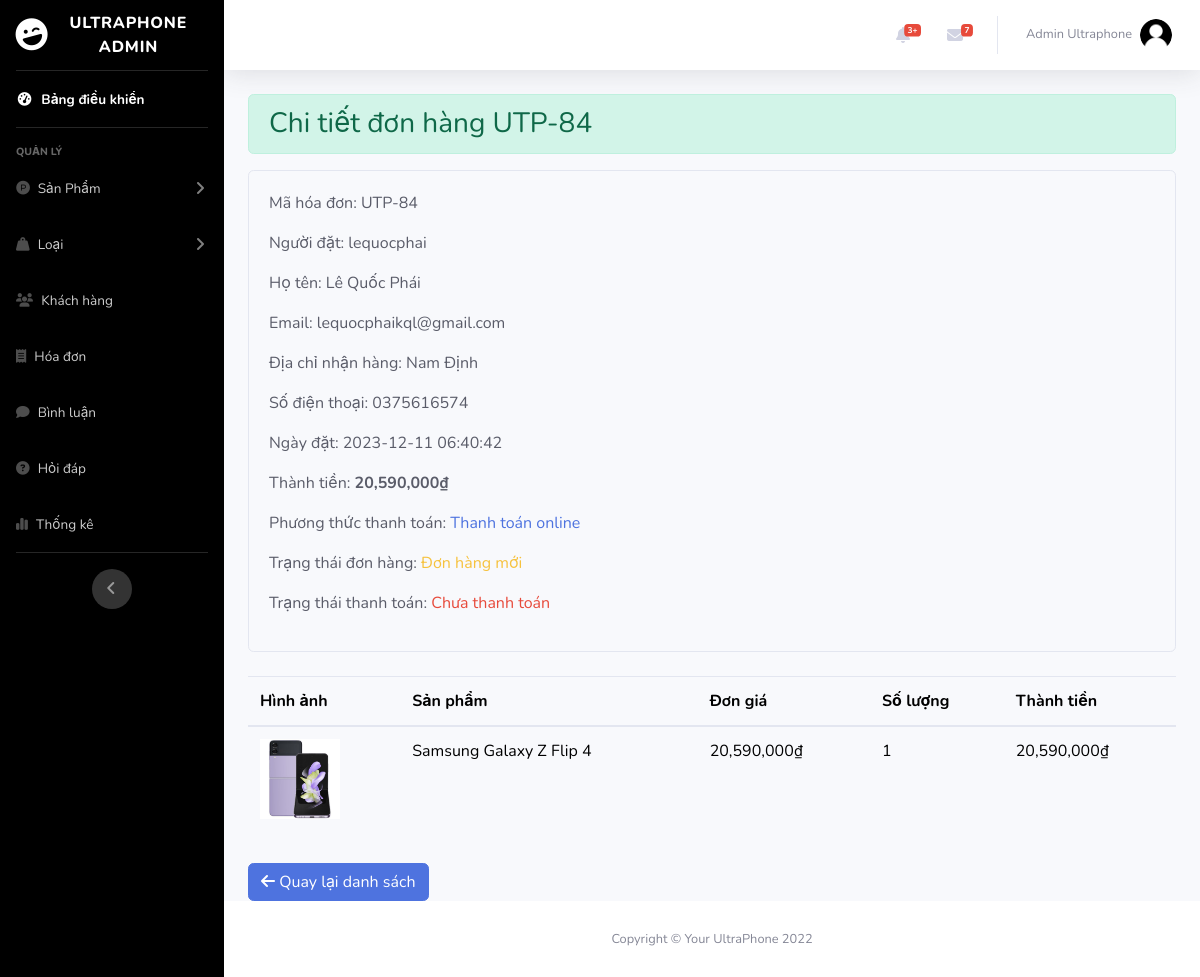
Page /admin/index.php?act=billdetail&idbill=84 (signed in) on the committed database.
### tables this page shows
CREATE TABLE `bill` (
  `id_bill` int(11) NOT NULL,
  `bill_code` varchar(255) DEFAULT NULL,
  `id_user` int(11) NOT NULL,
  `id_pro` int(11) NOT NULL,
  `user_name` varchar(255) NOT NULL,
  `name_pro` varchar(255) NOT NULL,
  `full_name` varchar(55) NOT NULL,
  `address` varchar(255) NOT NULL,
  `phone` int(25) NOT NULL,
  `email` varchar(255) NOT NULL,
  `payment` tinyint(1) NOT NULL DEFAULT 1 COMMENT '1.Thanh toán khi nhận hàng 2.Chuyển khoản ngân hàng 3.Thanh toán online',
  `order_date` datetime NOT NULL,
  `total_amount` int(10) NOT NULL,
  `status` tinyint(4) NOT NULL COMMENT '0.Đơn hàng mới \r\n1.Đang xử lý\r\n2.Đang giao hàng\r\n3.Đã giao hàng',
  `status_pay` varchar(11) NOT NULL DEFAULT '0'
);

CREATE TABLE `cart` (
  `id` int(11) NOT NULL,
  `id_user` int(11) NOT NULL,
  `user_name` varchar(50) NOT NULL,
  `id_pro` int(11) NOT NULL,
  `img_pro` varchar(255) NOT NULL,
  `name_pro` varchar(255) NOT NULL,
  `price_pro` int(10) NOT NULL,
  `quantity` int(11) NOT NULL,
  `total_amount` int(10) NOT NULL,
  `id_bill` int(11) NOT NULL
);

### admin/controller/controller.php (called while the page is built)
<?php
function render($path, $data = [])
{
    extract($data);
    $view = "view/" . $path . ".php";
    include_once $view;
}

### admin/model/pdo.php (called while the page is built, shortened)
<?php
function pdo_get_connection(){
    $dburl = "mysql:host=127.0.0.1;dbname=ultraphone;charset=utf8";
    $username = 'root';
    $password = '';
    $conn = new PDO($dburl, $username, $password);
    $conn->setAttribute(PDO::ATTR_ERRMODE, PDO::ERRMODE_EXCEPTION);
    return $conn;
}
function pdo_query($sql){
    $sql_args = array_slice(func_get_args(), 1);
    try{
        $conn = pdo_get_connection();
        $stmt = $conn->prepare($sql);
        $stmt->execute($sql_args);
        $rows = $stmt->fetchAll();
        return $rows;
    }
    catch(PDOException $e){
        throw $e;
    }
    finally{
        unset($conn);
    }
}
function pdo_query_one($sql){
    $sql_args = array_slice(func_get_args(), 1);
    try{
        $conn = pdo_get_connection();
        $stmt = $conn->prepare($sql);
        $stmt->execute($sql_args);
        $row = $stmt->fetch(PDO::FETCH_ASSOC);
        return $row;
    }
    catch(PDOException $e){
        throw $e;
    }
    finally{
        unset($conn);
    }
}

### admin/model/hoadon.php (called while the page is built, shortened)
<?php
function loadone_bill($idbill) {
    $sql = "SELECT * FROM bill WHERE id_bill =".$idbill;
    $one_bill = pdo_query_one($sql);
    return $one_bill;
}
function load_cart_all($idbill) {
    $sql = "SELECT * FROM `cart` WHERE id_bill=".$idbill;
    $ab = pdo_query($sql);
    return $ab;
}
?>

### admin/view/billdetail.php (the view, shortened to what this page needs)
<?php include_once "header.php" ?>
<?php
if (is_array($one_bill)) {
    extract($one_bill);
}
?>
<body id="page-top">
    <div id="wrapper">
        <?php include_once "nav.php" ?>
        <div class="container-fluid">
            <div>
                <h3 class="alert alert-success">Chi tiết đơn hàng UTP-<?= $id_bill ?></h3>
            </div>
            <div class="card bg-light text-dark mb-4 mt-3">
                <div class="card-body">
                    <p>Mã hóa đơn: UTP-<?= $id_bill ?>
                    </p>
                    <p>Người đặt: <span class="fw-bold">
                            <?= $user_name ?>
                        </span></p>
                    <p>Họ tên: <?= $full_name ?>
                    </p>
                    <p>Email: <?= $email ?></p>
                    <p>Địa chỉ nhận hàng: <?= $address ?>
                    </p>
                    <p>Số điện thoại: 0<?= $phone ?></p>
                    <p>Ngày đặt: <?= $order_date ?>
                    </p>
                    <p>Thành tiền: <span class="text-dark font-weight-bold">
                            <?= number_format($total_amount) ?>₫
                        </span></p>
                    <p>Phương thức thanh toán:
                        <span class="text-primary fw-bold"> <?php if ($payment == 1) {
                                                                echo "Thanh toán khi nhận hàng";
                                                            } else if ($payment == 2) {
                                                                echo "Chuyển khoản ngân hàng";
                                                            } else if ($payment == 3) {
                                                                echo "Thanh toán online";
                                                            } else {
                                                                echo "Không tìm thấy phương thức thanh toán";
                                                            } ?></span>
                    </p>
                    <p>Trạng thái đơn hàng: <span class="text-warning fw-bold"><?php if ($status == 0) {
                                                                            echo "Đơn hàng mới";
                                                                        } else if ($status == 1) {
                                                                            echo "Đang xử lý";
                                                                        } else if ($status == 2) {
                                                                            echo "Đang giao hàng";
                                                                        } else if ($status == 3) {
                                                                            echo "Đã giao hàng";
                                                                        }
                                                                         ?>
                        </span>
                    </p>
                    <p>Trạng thái thanh toán: <?php if ($status_pay == 0) {
                                                    echo '<span class="text-danger">Chưa thanh toán</span>';
                                                } else if ($status_pay == 1) {
                                                    echo '<span class="text-success">Đã thanh toán</span>';
                                                } else {
                                                    echo "Không tìm thấy phương thức thanh toán";
                                                }  ?></p>
                </div>
            </div>
            <div class="table-content table-responsive mt-3 mb-3">
                <table class="table">
                    <thead>
                        <tr>
                            <th class="jb-product-thumbnail">Hình ảnh</th>
                            <th class="cart-product-name">Sản phẩm</th>
                            <th class="jb-product-price">Đơn giá</th>
                            <th class="jb-product-quantity">Số lượng</th>
                            <th class="jb-product-subtotal">Thành tiền</th>
                        </tr>
                    </thead>
                    <tbody>
                        <?php $id = $_GET['idbill'];
                        $bill = load_cart_all($id);
                        foreach ($bill as $value) {
                        ?>
                            <tr>
                                <td class="jb-product-thumbnail"><img src="../admin/uploads/<?= $value['img_pro'] ?>" alt="Ultraphone Product" width="80px"></img></td>
                                <td class="jb-product-name">
                                    <?= $value['name_pro'] ?>
                                </td>
                                <td class="jb-product-price"><span class="amount">
                                        <?= number_format($value['price_pro']) ?>₫
                                    </span></td>
                                <td class="quantity">
                                    <?= $value['quantity'] ?>
                                </td>
                                <td class="product-subtotal"><span class="amount">
                                        <?= number_format($value['total_amount']) ?>₫
                                    </span></td>
                            </tr>
                        <?php } ?>
                    </tbody>
                </table>
            </div>
            <div class="btn-function">
                <a href="index.php?act=listbill" class="btn btn-primary"><i class="fa-solid fa-arrow-left"></i> Quay lại
                    danh sách</a>
            </div>
        </div>
    </div>
    <?php include_once "footer.php" ?>

### rows in the picture
bill: id_bill "84", user_name "lequocphai", full_name "Lê Quốc Phái", email "lequocphaikql@gmail.com", address "Nam Định", phone "375616574", order_date "2023-12-11 06:40:42", total_amount "20,590,000"
cart: img_pro (picture), name_pro "Samsung Galaxy Z Flip 4", price_pro "20,590,000", quantity "1", total_amount "20,590,000"

### other values in the picture
$_SESSION['admin']['full_name'] "Admin Ultraphone"
